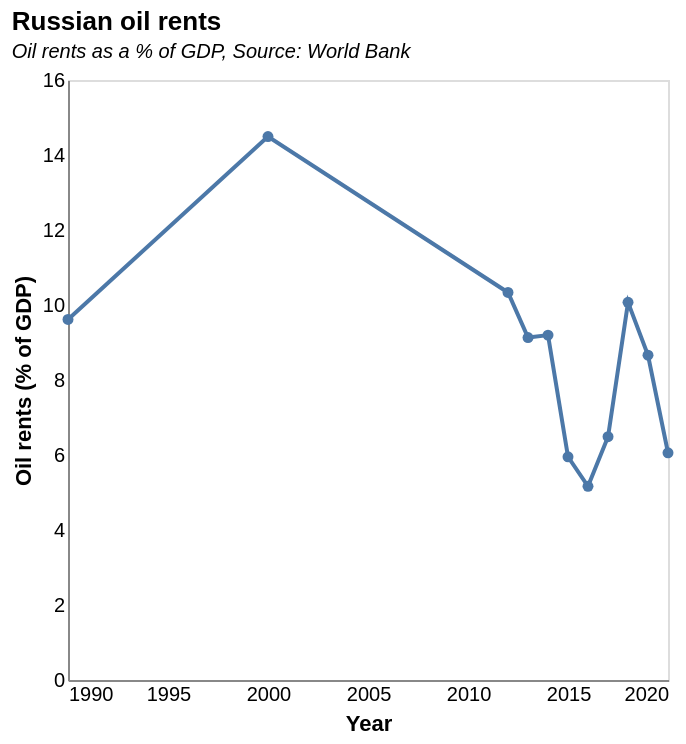

Describe this chart as a Vega-Lite specification.
### Vega-Lite specification from a JSON file in a GitHub repository (floating-point values rounded to 4 significant figures)
{"$schema": "https://vega.github.io/schema/vega-lite/v5.json", "description": "Russian oil rents as a % of GDP", "title": {"text": "Russian oil rents", "subtitle": "Oil rents as a % of GDP, Source: World Bank", "subtitleFontSize": 10, "subtitleFontStyle": "italic", "anchor": "start"}, "data": {"values": [{"Year": "1990", "Oil rents (% of GDP)": "9.61381294", "Natural Gas rents (% of GDP)": "2.722685294", "Ratio": "3.531004101"}, {"Year": "2000", "Oil rents (% of GDP)": "14.49235744", "Natural Gas rents (% of GDP)": "5.513711864", "Ratio": "2.628421252"}, {"Year": "2012", "Oil rents (% of GDP)": "10.33423026", "Natural Gas rents (% of GDP)": "3.728626704", "Ratio": "2.771591548"}, {"Year": "2013", "Oil rents (% of GDP)": "9.132501712", "Natural Gas rents (% of GDP)": "3.490346185", "Ratio": "2.616503128"}, {"Year": "2014", "Oil rents (% of GDP)": "9.197252091", "Natural Gas rents (% of GDP)": "2.692905367", "Ratio": "3.415364017"}, {"Year": "2015", "Oil rents (% of GDP)": "5.950765866", "Natural Gas rents (% of GDP)": "2.803748911", "Ratio": "2.122431806"}, {"Year": "2016", "Oil rents (% of GDP)": "5.165385296", "Natural Gas rents (% of GDP)": "1.874063778", "Ratio": "2.756248403"}, {"Year": "2017", "Oil rents (% of GDP)": "6.4870179", "Natural Gas rents (% of GDP)": "2.548051207", "Ratio": "2.545874228"}, {"Year": "2018", "Oil rents (% of GDP)": "10.07082196", "Natural Gas rents (% of GDP)": "3.692660708", "Ratio": "2.727253532"}, {"Year": "2019", "Oil rents (% of GDP)": "8.660228075", "Natural Gas rents (% of GDP)": "2.855758396", "Ratio": "3.032549283"}, {"Year": "2020", "Oil rents (% of GDP)": "6.059317379", "Natural Gas rents (% of GDP)": "2.293114548", "Ratio": "2.642396292"}], "format": {"parse": {"Year": "date"}}}, "mark": {"type": "line", "point": true}, "encoding": {"x": {"field": "Year", "type": "temporal", "axis": {"ticks": false, "grid": false}}, "y": {"field": "Oil rents (% of GDP)", "type": "quantitative", "axis": {"ticks": false, "grid": false}}, "tooltip": [{"field": "Oil rents (% of GDP)", "title": "% of GDP", "type": "quantitative"}]}}
